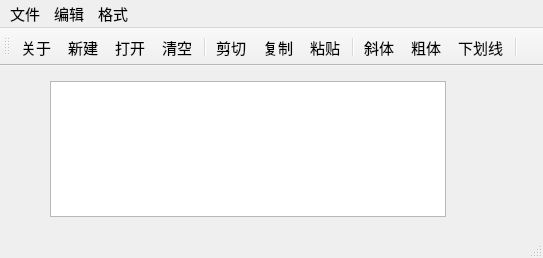
<?xml version="1.0" encoding="UTF-8"?>
<ui version="4.0">
 <class>QWMainWind</class>
 <widget class="QMainWindow" name="QWMainWind">
  <property name="geometry">
   <rect>
    <x>0</x>
    <y>0</y>
    <width>543</width>
    <height>258</height>
   </rect>
  </property>
  <property name="font">
   <font>
    <pointsize>11</pointsize>
   </font>
  </property>
  <property name="windowTitle">
   <string>QWMainWind</string>
  </property>
  <widget class="QWidget" name="centralWidget">
   <widget class="QTextEdit" name="txtEdit">
    <property name="geometry">
     <rect>
      <x>50</x>
      <y>15</y>
      <width>396</width>
      <height>136</height>
     </rect>
    </property>
    <property name="font">
     <font>
      <pointsize>16</pointsize>
     </font>
    </property>
   </widget>
  </widget>
  <widget class="QMenuBar" name="menuBar">
   <property name="geometry">
    <rect>
     <x>0</x>
     <y>0</y>
     <width>543</width>
     <height>20</height>
    </rect>
   </property>
   <widget class="QMenu" name="menu">
    <property name="title">
     <string>文件</string>
    </property>
    <addaction name="about"/>
    <addaction name="actNew"/>
    <addaction name="actOpen"/>
    <addaction name="separator"/>
    <addaction name="actClose"/>
   </widget>
   <widget class="QMenu" name="menu_2">
    <property name="title">
     <string>编辑</string>
    </property>
    <addaction name="actCut"/>
    <addaction name="actCopy"/>
    <addaction name="actPaste"/>
    <addaction name="separator"/>
    <addaction name="actClear"/>
   </widget>
   <widget class="QMenu" name="menu_3">
    <property name="title">
     <string>格式</string>
    </property>
    <addaction name="actFontBold"/>
    <addaction name="actFontItalic"/>
    <addaction name="actFontUnder"/>
    <addaction name="separator"/>
    <addaction name="actToolbarLab"/>
   </widget>
   <addaction name="menu"/>
   <addaction name="menu_2"/>
   <addaction name="menu_3"/>
  </widget>
  <widget class="QToolBar" name="mainToolBar">
   <property name="enabled">
    <bool>true</bool>
   </property>
   <property name="toolButtonStyle">
    <enum>Qt::ToolButtonStyle::ToolButtonTextUnderIcon</enum>
   </property>
   <attribute name="toolBarArea">
    <enum>TopToolBarArea</enum>
   </attribute>
   <attribute name="toolBarBreak">
    <bool>false</bool>
   </attribute>
   <addaction name="about"/>
   <addaction name="actNew"/>
   <addaction name="actOpen"/>
   <addaction name="actClear"/>
   <addaction name="separator"/>
   <addaction name="actCut"/>
   <addaction name="actCopy"/>
   <addaction name="actPaste"/>
   <addaction name="separator"/>
   <addaction name="actFontItalic"/>
   <addaction name="actFontBold"/>
   <addaction name="actFontUnder"/>
   <addaction name="separator"/>
  </widget>
  <widget class="QStatusBar" name="statusBar"/>
  <action name="actCut">
   <property name="icon">
    <iconset resource="res.qrc">
     <normaloff>:/images/images/cut.bmp</normaloff>:/images/images/cut.bmp</iconset>
   </property>
   <property name="text">
    <string>剪切</string>
   </property>
   <property name="toolTip">
    <string>剪切</string>
   </property>
   <property name="shortcut">
    <string>Ctrl+X</string>
   </property>
  </action>
  <action name="actCopy">
   <property name="icon">
    <iconset resource="res.qrc">
     <normaloff>:/images/images/120.bmp</normaloff>:/images/images/120.bmp</iconset>
   </property>
   <property name="text">
    <string>复制</string>
   </property>
   <property name="toolTip">
    <string>复制</string>
   </property>
   <property name="shortcut">
    <string>Ctrl+C</string>
   </property>
  </action>
  <action name="actPaste">
   <property name="icon">
    <iconset resource="res.qrc">
     <normaloff>:/images/images/paste.bmp</normaloff>:/images/images/paste.bmp</iconset>
   </property>
   <property name="text">
    <string>粘贴</string>
   </property>
   <property name="toolTip">
    <string>粘贴</string>
   </property>
   <property name="shortcut">
    <string>Ctrl+V</string>
   </property>
  </action>
  <action name="actFontBold">
   <property name="checkable">
    <bool>true</bool>
   </property>
   <property name="icon">
    <iconset resource="res.qrc">
     <normaloff>:/images/images/BLD.BMP</normaloff>:/images/images/BLD.BMP</iconset>
   </property>
   <property name="text">
    <string>粗体</string>
   </property>
   <property name="toolTip">
    <string>粗体</string>
   </property>
  </action>
  <action name="actFontItalic">
   <property name="checkable">
    <bool>true</bool>
   </property>
   <property name="icon">
    <iconset resource="res.qrc">
     <normaloff>:/images/images/ITL.BMP</normaloff>:/images/images/ITL.BMP</iconset>
   </property>
   <property name="text">
    <string>斜体</string>
   </property>
   <property name="toolTip">
    <string>斜体</string>
   </property>
  </action>
  <action name="actFontUnder">
   <property name="checkable">
    <bool>true</bool>
   </property>
   <property name="icon">
    <iconset resource="res.qrc">
     <normaloff>:/images/images/WORDUNDR.BMP</normaloff>:/images/images/WORDUNDR.BMP</iconset>
   </property>
   <property name="text">
    <string>下划线</string>
   </property>
   <property name="toolTip">
    <string>下划线</string>
   </property>
  </action>
  <action name="actClose">
   <property name="icon">
    <iconset resource="res.qrc">
     <normaloff>:/images/images/exit.bmp</normaloff>:/images/images/exit.bmp</iconset>
   </property>
   <property name="text">
    <string>退出</string>
   </property>
   <property name="toolTip">
    <string>退出</string>
   </property>
  </action>
  <action name="actOpen">
   <property name="icon">
    <iconset resource="res.qrc">
     <normaloff>:/images/images/open3.bmp</normaloff>:/images/images/open3.bmp</iconset>
   </property>
   <property name="text">
    <string>打开...</string>
   </property>
   <property name="toolTip">
    <string>打开文件</string>
   </property>
   <property name="shortcut">
    <string>Ctrl+O</string>
   </property>
  </action>
  <action name="actClear">
   <property name="icon">
    <iconset resource="res.qrc">
     <normaloff>:/images/images/103.bmp</normaloff>:/images/images/103.bmp</iconset>
   </property>
   <property name="text">
    <string>清空</string>
   </property>
   <property name="toolTip">
    <string>清空内容</string>
   </property>
  </action>
  <action name="actFont">
   <property name="icon">
    <iconset resource="res.qrc">
     <normaloff>:/images/images/20.ico</normaloff>:/images/images/20.ico</iconset>
   </property>
   <property name="text">
    <string>字体...</string>
   </property>
   <property name="toolTip">
    <string>字体设置</string>
   </property>
  </action>
  <action name="actNew">
   <property name="icon">
    <iconset resource="res.qrc">
     <normaloff>:/images/images/new2.bmp</normaloff>:/images/images/new2.bmp</iconset>
   </property>
   <property name="text">
    <string>新建</string>
   </property>
   <property name="shortcut">
    <string>Ctrl+N</string>
   </property>
  </action>
  <action name="actToolbarLab">
   <property name="checkable">
    <bool>true</bool>
   </property>
   <property name="checked">
    <bool>true</bool>
   </property>
   <property name="text">
    <string>显示工具栏文字标签</string>
   </property>
   <property name="menuRole">
    <enum>QAction::MenuRole::TextHeuristicRole</enum>
   </property>
  </action>
  <action name="about">
   <property name="checkable">
    <bool>false</bool>
   </property>
   <property name="icon">
    <iconset resource="res.qrc">
     <normaloff>:/images/images/User Info About.png</normaloff>:/images/images/User Info About.png</iconset>
   </property>
   <property name="text">
    <string>关于</string>
   </property>
   <property name="toolTip">
    <string>关于我</string>
   </property>
   <property name="menuRole">
    <enum>QAction::MenuRole::NoRole</enum>
   </property>
  </action>
 </widget>
 <layoutdefault spacing="6" margin="11"/>
 <resources>
  <include location="res.qrc"/>
 </resources>
 <connections>
  <connection>
   <sender>actClose</sender>
   <signal>triggered()</signal>
   <receiver>QWMainWind</receiver>
   <slot>close()</slot>
   <hints>
    <hint type="sourcelabel">
     <x>-1</x>
     <y>-1</y>
    </hint>
    <hint type="destinationlabel">
     <x>422</x>
     <y>254</y>
    </hint>
   </hints>
  </connection>
  <connection>
   <sender>actClear</sender>
   <signal>triggered()</signal>
   <receiver>txtEdit</receiver>
   <slot>clear()</slot>
   <hints>
    <hint type="sourcelabel">
     <x>-1</x>
     <y>-1</y>
    </hint>
    <hint type="destinationlabel">
     <x>260</x>
     <y>256</y>
    </hint>
   </hints>
  </connection>
  <connection>
   <sender>actCut</sender>
   <signal>triggered()</signal>
   <receiver>txtEdit</receiver>
   <slot>cut()</slot>
   <hints>
    <hint type="sourcelabel">
     <x>-1</x>
     <y>-1</y>
    </hint>
    <hint type="destinationlabel">
     <x>260</x>
     <y>256</y>
    </hint>
   </hints>
  </connection>
  <connection>
   <sender>actCopy</sender>
   <signal>triggered()</signal>
   <receiver>txtEdit</receiver>
   <slot>copy()</slot>
   <hints>
    <hint type="sourcelabel">
     <x>-1</x>
     <y>-1</y>
    </hint>
    <hint type="destinationlabel">
     <x>260</x>
     <y>256</y>
    </hint>
   </hints>
  </connection>
  <connection>
   <sender>actPaste</sender>
   <signal>triggered()</signal>
   <receiver>txtEdit</receiver>
   <slot>paste()</slot>
   <hints>
    <hint type="sourcelabel">
     <x>-1</x>
     <y>-1</y>
    </hint>
    <hint type="destinationlabel">
     <x>260</x>
     <y>256</y>
    </hint>
   </hints>
  </connection>
 </connections>
</ui>
